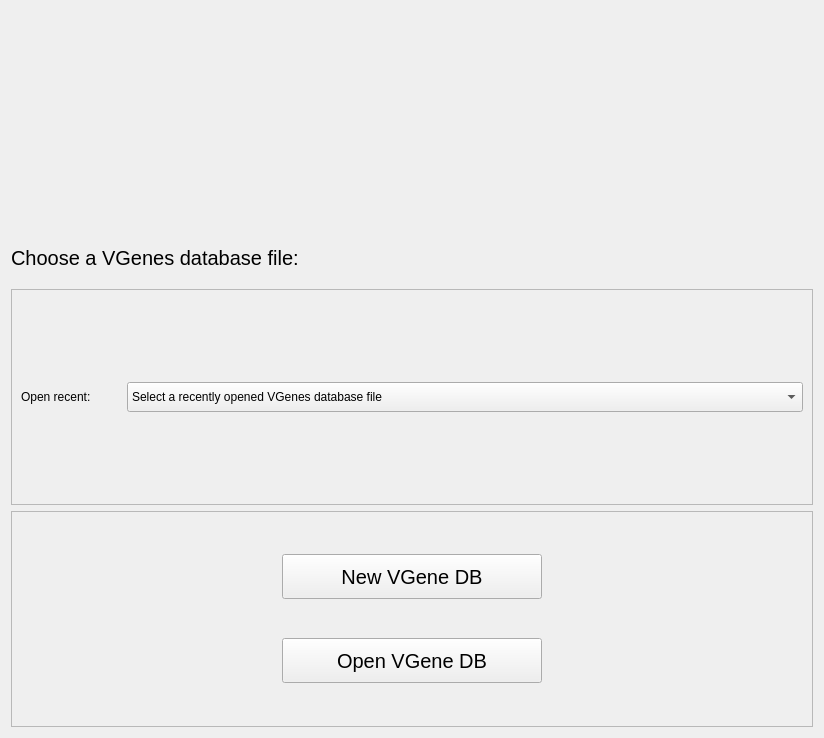
<?xml version="1.0" encoding="UTF-8"?>
<ui version="4.0">
 <class>VGenesStartUpDialog</class>
 <widget class="QDialog" name="VGenesStartUpDialog">
  <property name="geometry">
   <rect>
    <x>0</x>
    <y>0</y>
    <width>824</width>
    <height>738</height>
   </rect>
  </property>
  <property name="maximumSize">
   <size>
    <width>824</width>
    <height>738</height>
   </size>
  </property>
  <property name="windowTitle">
   <string>VGenes</string>
  </property>
  <layout class="QGridLayout" name="gridLayout_3">
   <item row="3" column="0">
    <widget class="QFrame" name="frame">
     <property name="frameShape">
      <enum>QFrame::StyledPanel</enum>
     </property>
     <property name="frameShadow">
      <enum>QFrame::Raised</enum>
     </property>
     <layout class="QGridLayout" name="gridLayout">
      <item row="1" column="2">
       <spacer name="horizontalSpacer_4">
        <property name="orientation">
         <enum>Qt::Horizontal</enum>
        </property>
        <property name="sizeHint" stdset="0">
         <size>
          <width>40</width>
          <height>20</height>
         </size>
        </property>
       </spacer>
      </item>
      <item row="0" column="1">
       <widget class="QPushButton" name="btnNew">
        <property name="minimumSize">
         <size>
          <width>260</width>
          <height>45</height>
         </size>
        </property>
        <property name="maximumSize">
         <size>
          <width>260</width>
          <height>16777215</height>
         </size>
        </property>
        <property name="font">
         <font>
          <pointsize>15</pointsize>
         </font>
        </property>
        <property name="toolTip">
         <string>Start a new project</string>
        </property>
        <property name="layoutDirection">
         <enum>Qt::LeftToRight</enum>
        </property>
        <property name="text">
         <string>New VGene DB</string>
        </property>
        <property name="icon">
         <iconset resource="Resources/VgenesResources.qrc">
          <normaloff>:/PNG-Icons/blank_page.png</normaloff>:/PNG-Icons/blank_page.png</iconset>
        </property>
        <property name="iconSize">
         <size>
          <width>30</width>
          <height>30</height>
         </size>
        </property>
        <property name="autoDefault">
         <bool>false</bool>
        </property>
        <property name="flat">
         <bool>false</bool>
        </property>
       </widget>
      </item>
      <item row="0" column="2">
       <spacer name="horizontalSpacer_3">
        <property name="orientation">
         <enum>Qt::Horizontal</enum>
        </property>
        <property name="sizeHint" stdset="0">
         <size>
          <width>40</width>
          <height>20</height>
         </size>
        </property>
       </spacer>
      </item>
      <item row="1" column="1">
       <widget class="QPushButton" name="cboOpen">
        <property name="minimumSize">
         <size>
          <width>260</width>
          <height>45</height>
         </size>
        </property>
        <property name="maximumSize">
         <size>
          <width>260</width>
          <height>16777215</height>
         </size>
        </property>
        <property name="font">
         <font>
          <pointsize>15</pointsize>
         </font>
        </property>
        <property name="toolTip">
         <string>Find a VGenes database to open</string>
        </property>
        <property name="text">
         <string>Open VGene DB</string>
        </property>
        <property name="icon">
         <iconset resource="Resources/VgenesResources.qrc">
          <normaloff>:/PNG-Icons/folder.png</normaloff>:/PNG-Icons/folder.png</iconset>
        </property>
        <property name="iconSize">
         <size>
          <width>30</width>
          <height>30</height>
         </size>
        </property>
        <property name="autoDefault">
         <bool>false</bool>
        </property>
        <property name="flat">
         <bool>false</bool>
        </property>
       </widget>
      </item>
      <item row="0" column="0">
       <spacer name="horizontalSpacer">
        <property name="orientation">
         <enum>Qt::Horizontal</enum>
        </property>
        <property name="sizeHint" stdset="0">
         <size>
          <width>40</width>
          <height>20</height>
         </size>
        </property>
       </spacer>
      </item>
      <item row="1" column="0">
       <spacer name="horizontalSpacer_2">
        <property name="orientation">
         <enum>Qt::Horizontal</enum>
        </property>
        <property name="sizeHint" stdset="0">
         <size>
          <width>40</width>
          <height>20</height>
         </size>
        </property>
       </spacer>
      </item>
     </layout>
    </widget>
   </item>
   <item row="1" column="0">
    <widget class="QLabel" name="label_2">
     <property name="minimumSize">
      <size>
       <width>100</width>
       <height>0</height>
      </size>
     </property>
     <property name="maximumSize">
      <size>
       <width>16777215</width>
       <height>50</height>
      </size>
     </property>
     <property name="font">
      <font>
       <pointsize>15</pointsize>
      </font>
     </property>
     <property name="text">
      <string>Choose a VGenes database file:</string>
     </property>
     <property name="alignment">
      <set>Qt::AlignLeading|Qt::AlignLeft|Qt::AlignVCenter</set>
     </property>
    </widget>
   </item>
   <item row="2" column="0">
    <widget class="QFrame" name="frame_3">
     <property name="frameShape">
      <enum>QFrame::StyledPanel</enum>
     </property>
     <property name="frameShadow">
      <enum>QFrame::Raised</enum>
     </property>
     <layout class="QGridLayout" name="gridLayout_4">
      <item row="0" column="0">
       <widget class="QLabel" name="label">
        <property name="minimumSize">
         <size>
          <width>90</width>
          <height>0</height>
         </size>
        </property>
        <property name="maximumSize">
         <size>
          <width>100</width>
          <height>16777215</height>
         </size>
        </property>
        <property name="layoutDirection">
         <enum>Qt::LeftToRight</enum>
        </property>
        <property name="text">
         <string>Open recent:</string>
        </property>
        <property name="alignment">
         <set>Qt::AlignLeading|Qt::AlignLeft|Qt::AlignVCenter</set>
        </property>
       </widget>
      </item>
      <item row="0" column="1">
       <widget class="QComboBox" name="cboRecent">
        <property name="minimumSize">
         <size>
          <width>300</width>
          <height>30</height>
         </size>
        </property>
        <property name="toolTip">
         <string>Click file name to open</string>
        </property>
        <property name="maxVisibleItems">
         <number>15</number>
        </property>
        <item>
         <property name="text">
          <string>Select a recently opened VGenes database file</string>
         </property>
        </item>
       </widget>
      </item>
     </layout>
    </widget>
   </item>
   <item row="0" column="0">
    <widget class="QLabel" name="label_3">
     <property name="maximumSize">
      <size>
       <width>800</width>
       <height>500</height>
      </size>
     </property>
     <property name="text">
      <string/>
     </property>
     <property name="pixmap">
      <pixmap resource="Resources/VgenesResources.qrc">:/PNG-Icons/logo.png</pixmap>
     </property>
     <property name="scaledContents">
      <bool>true</bool>
     </property>
     <property name="alignment">
      <set>Qt::AlignCenter</set>
     </property>
    </widget>
   </item>
  </layout>
 </widget>
 <resources>
  <include location="Resources/VgenesResources.qrc"/>
 </resources>
 <connections/>
</ui>
